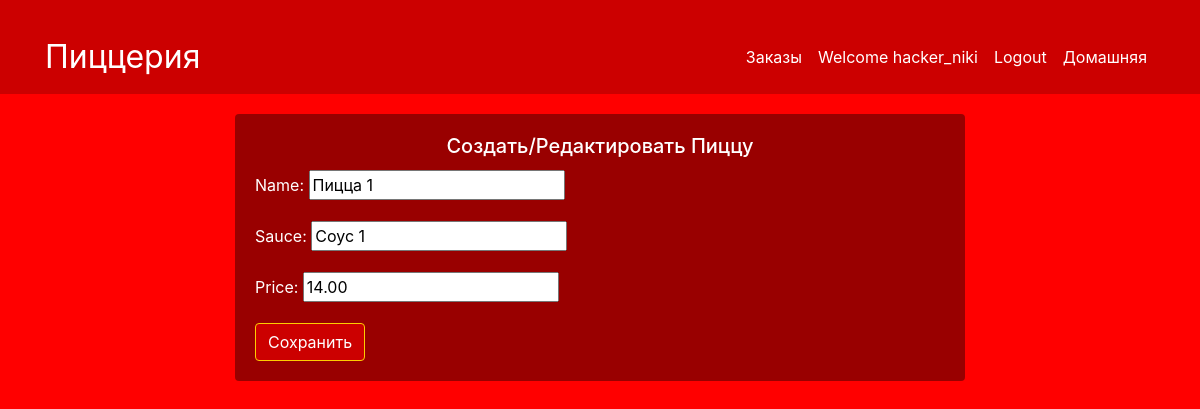
Screenshot of /pizza/edit/1/ (signed in) with the database file from the repository.
### pizza/models.py (models this page shows, shortened)
class Pizza(models.Model):
    name = models.CharField(max_length=100)
    sauce = models.CharField(max_length=100)
    price = models.DecimalField(max_digits=6, decimal_places=2)
    image = models.ImageField(upload_to='media/pizza/')

### pizza/views.py (the view)
# urls.py: path('pizza/edit/<int:pizza_id>/', views.pizza_edit, name='pizza_edit'),
@login_required
def pizza_edit(request, pizza_id):
    logger.debug(f"Editing pizza with id: {pizza_id}")
    pizza = get_object_or_404(Pizza, id=pizza_id)
    if request.method == 'POST':
        form = PizzaForm(request.POST, instance=pizza)
        if form.is_valid():
            form.save()
            logger.info(f"Pizza with id {pizza_id} updated successfully")
            return redirect('pizza:pizza_detail', pizza_id=pizza.id)
        else:
            logger.warning("Pizza form is invalid")
    else:
        form = PizzaForm(instance=pizza)
    return render(request, 'pizza_form.html', {'form': form})

### pizza/forms.py
class PizzaForm(forms.ModelForm):
    price = forms.CharField(widget=forms.TextInput(attrs={'type': 'number'}))
    class Meta:
        model = Pizza
        fields = ['name', 'sauce', 'price']

### templates/pizza_form.html (shortened to what this page needs)
{% extends "base.html" %}
{% block content %}
    <div class="container">
        <div class="row">
            <div class="col-md-8 offset-md-2">
                <div class="card mb-4">
                    <div class="card-body">
                        <h5 class="card-title" align="center">Создать/Редактировать Пиццу</h5>
                        <form method="post">
                            {{ form.as_p }}
                            <button type="submit" class="btn btn-primary">Сохранить</button>
                        </form>
                    </div>
                </div>
            </div>
        </div>
    </div>
{% endblock %}

### templates/base.html (shortened to what this page needs)
{% load static %}
<!DOCTYPE html>
<html lang="en">
<head>
    <link href="https://stackpath.bootstrapcdn.com/bootstrap/4.5.2/css/bootstrap.min.css" rel="stylesheet">
    <link rel="stylesheet" href="{% static 'style.css' %}">
</head>
<body>
{% block top_navbar %}
    <nav class="navbar navbar-expand-md sticky-top">
        <div class="container">
            <a class="navbar-brand" href="{% url 'pizza:pizza_list' %}">Пиццерия</a>
            <div class="collapse navbar-collapse" id="navbarSupportedContent">
                <ul class="navbar-nav ml-auto">
                    {% if request.user.is_staff %}
                        <li class="nav-item active">
                            <a class="nav-link" href="{% url 'pizza:order_list' %}">Заказы</a>
                        </li>
                    {% endif %}
                    {% if request.user.is_authenticated %}
                        <li class="nav-item active">
                            <a class="nav-link"
                               href="{% url 'registration:user_profile' %}">Welcome {{ request.user }}</a>
                        </li>
                        <li class="nav-item active">
                            <a class="nav-link" href="{% url 'registration:logout' %}">Logout</a>
                        </li>
                    {% else %}
                        <li class="nav-item active">
                            <a class="nav-link" href="{% url 'registration:login' %}">Login/register</a>
                        </li>
                    {% endif %}
                    <li class="nav-item active">
                        <a class="nav-link" href="{% url 'blog:home' %}">Домашняя</a>
                    </li>
                </ul>
            </div>
        </div>
    </nav>
{% endblock top_navbar %}
{% block content %}{% endblock %}
</body>
</html>

### static/style.css (style rules this page uses)
body { background-color: #ff0000; color: #fff; }
.container { padding-top: 20px; }
.card { background-color: #990000; border: none; }
.card-title, .card-text { color: #fff; }
.navbar { background-color: #cc0000; }
.navbar-brand, .navbar-toggler, .nav-link, a { color: #fff; }
.btn-primary, .btn-primary:visited { border-color: #ffcc00; background-color: #cc0000; color: #fff; }
.navbar-brand { font-size: xx-large; }

### rows the page displays
Pizza: name "Пицца 1", sauce "Соус 1", price "14.00"

### other values shown
{{ request.user }} "hacker_niki"
